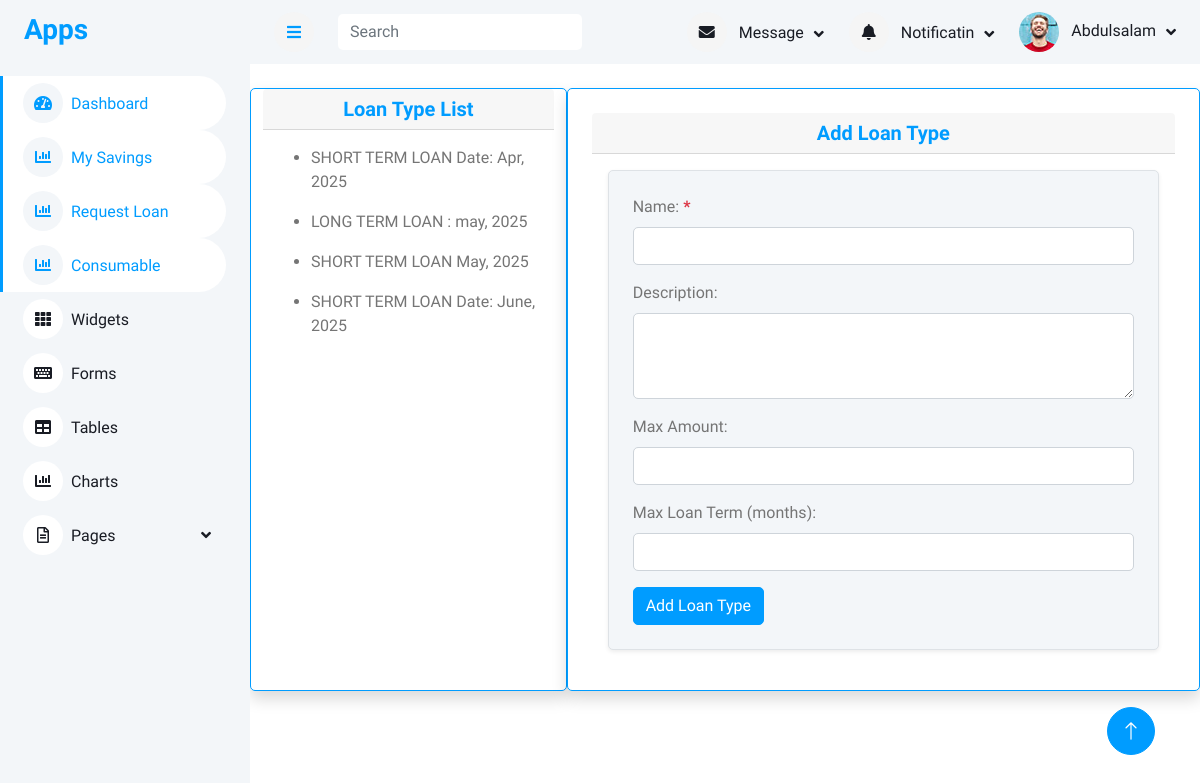
Screenshot of /loan-type/add/ (signed in) with the database file from the repository.
### accounts/models.py (models this page shows, shortened)
class User(AbstractUser):
    first_name = models.CharField(max_length=100)
    last_name = models.CharField(max_length=100)
    other_name = models.CharField(max_length=100)
    date_of_birth = models.DateField(blank=True,null=True)
    username = models.CharField(max_length=100, unique=True)
    department = models.CharField(max_length=100)
    unit = models.CharField(max_length=100)
    gender = models.ForeignKey(Gender, on_delete=models.CASCADE, blank=True, null=True)
    group = models.ForeignKey(UserGroup, on_delete=models.CASCADE, blank=True, null=True)
    marital_status = models.ForeignKey(MaritalStatus,on_delete=models.SET_NULL, null=True, blank=True)
    religion = models.ForeignKey(Religion, on_delete=models.SET_NULL, null=True, blank=True,)
    passport = models.ImageField(upload_to='passport', blank=True, null=True)
    member_number = models.CharField(max_length=100)

### loan/models.py (models this page shows, shortened)
class LoanType(models.Model):
    name = models.CharField(max_length=100)
    description = models.TextField(blank=True, null=True)
    max_amount = models.DecimalField(max_digits=12, decimal_places=2, null=True, blank=True)
    max_loan_term_months = models.PositiveIntegerField(null=True, blank=True)
    created_by = models.ForeignKey(User,on_delete=models.CASCADE)

### loan/views.py (the view, shortened to what this page needs)
# urls.py: path('loan-type/add/', views.add_loan_type, name='add_loan_type'),
@login_required
def add_loan_type(request):
    loan_types = LoanType.objects.all()
    context = {'loan_types':loan_types}
    return render(request, 'loan/add_loan_type.html',context)

### templates/loan/add_loan_type.html (shortened to what this page needs)
{% extends 'base/base.html' %}
{% load static %}
{% block content %}
<div class="container mt-4 col-md-12">
    <div class="row">
    <div class="card col-md-4 shadow border-primary">
        <h5 class="card-header text-primary text-center"> Loan Type List</h5>
        <div class="card-body">
          {% for l in loan_types %}
          <ul>
          <li>{{l.name}}</li>
          </ul>
          {% endfor %}
        </div>
    </div>
    <div class="card col-md-8  p-4 shadow border-primary">
        <h5 class="card-header text-primary text-center">Add Loan Type </h5>
        <div class="card-body">
            <form method="post" class="p-4 border rounded bg-light shadow-sm">
                <div class="mb-3">
                    <label for="name" class="form-label">Name:</label>
                    <b class="text-danger text-lg"> *</b>
                    <input type="text" name="name" id="name" class="form-control" required>
                </div>
                <div class="mb-3">
                    <label for="description" class="form-label">Description:</label>
                    <textarea name="description" id="description" class="form-control" rows="3"></textarea>
                </div>
                <div class="mb-3">
                    <label for="max_amount" class="form-label">Max Amount:</label>
                    <input type="number" name="max_amount" id="max_amount" step="0.01" class="form-control">
                </div>
                <div class="mb-3">
                    <label for="max_loan_term_months" class="form-label">Max Loan Term (months):</label>
                    <input type="number" name="max_loan_term_months" id="max_loan_term_months" class="form-control">
                </div>
                <button type="submit" class="btn btn-primary">Add Loan Type</button>
            </form>
        </div>
    </div>
    </div>
</div>
{% endblock content %}

### templates/include/navbar.html (shortened to what this page needs)
<nav class="navbar navbar-expand bg-light navbar-light sticky-top px-4 py-0">
    <a href="#" class="sidebar-toggler flex-shrink-0">
        <i class="fa fa-bars"></i>
    </a>
    <form method="get" action="{% url 'search_member' %}" class="d-none d-md-flex ms-4">
        <input class="form-control border-0" name="search_term" type="search" placeholder="Search">
    </form>
    <div class="navbar-nav align-items-center ms-auto">
        <div class="nav-item dropdown">
            <a href="#" class="nav-link dropdown-toggle" data-bs-toggle="dropdown">
                <i class="fa fa-envelope me-lg-2"></i>
                <span class="d-none d-lg-inline-flex">Message</span>
            </a>
        </div>
        <div class="nav-item dropdown">
            <a href="#" class="nav-link dropdown-toggle" data-bs-toggle="dropdown">
                <i class="fa fa-bell me-lg-2"></i>
                <span class="d-none d-lg-inline-flex">Notificatin</span>
            </a>
        </div>
        <div class="nav-item dropdown">
            <a href="#" class="nav-link dropdown-toggle" data-bs-toggle="dropdown">
                <img class="rounded-circle me-lg-2" src="/static/img/user.jpg" alt=""
                    style="width: 40px; height: 40px;">
                <span class="d-none d-lg-inline-flex">{{request.user.first_name}}</span>
            </a>
        </div>
    </div>
</nav>

### static/css/style.css (style rules this page uses)
:root { --primary: #009CFF; --light: #F3F6F9; --dark: #191C24; }
.btn { transition: .5s; }
.btn.btn-primary { color: #FFFFFF; }
.content .navbar .navbar-nav .nav-link { margin-left: 25px; padding: 12px 0; color: var(--dark); outline: none; }
.content .navbar .sidebar-toggler, .content .navbar .navbar-nav .nav-link i { width: 40px; height: 40px; display: inline-flex; align-items: center; justify-content: center; background: #f5f5f5; border-radius: 40px; }
.content .navbar .dropdown-toggle::after { margin-left: 6px; vertical-align: middle; border: none; content: "\f107"; font-family: "Font Awesome 5 Free"; font-weight: 900; transition: .5s; }

### rows the page displays
User: user.first_name "Abdulsalam"
LoanType: name "SHORT TERM LOAN Date: Apr, 2025"
LoanType: name "LONG TERM LOAN : may, 2025"
LoanType: name "SHORT TERM LOAN May, 2025"
LoanType: name "SHORT TERM LOAN Date: June, 2025"
